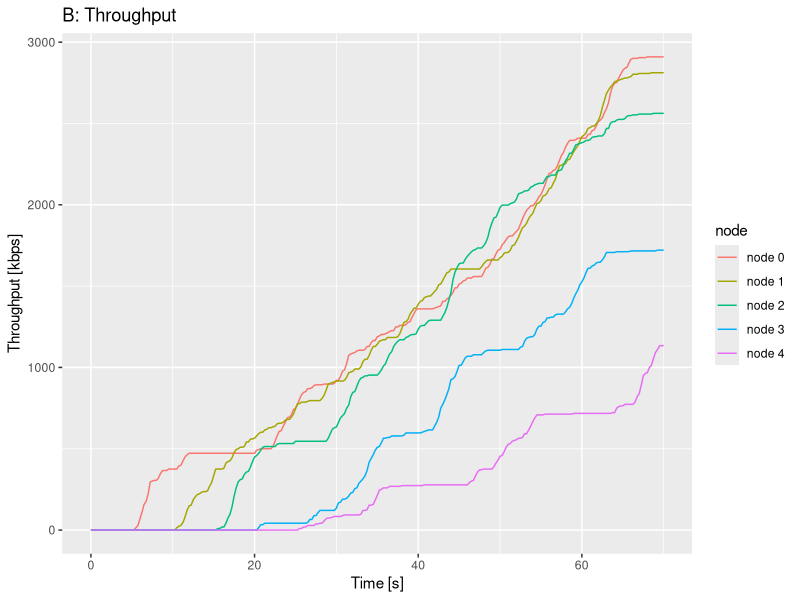

Reproduce this figure in R.
library(ggplot2)

pdf(file="ReNe_SoSe_2013_PA2b_943147_throughput.pdf", onefile=TRUE, pagecentre=TRUE, width=12, height=6)

file <- read.csv(file="./ReNe_SoSe_2013_PA2b_943147_throughput.csv", head=TRUE, sep=",")

print(
	ggplot(data = file, aes(x=time, y=bytes)) + geom_line(aes(colour=node)) + ylab("Throughput [kbps]") + xlab("Time [s]") + ggtitle("B: Throughput")
)
